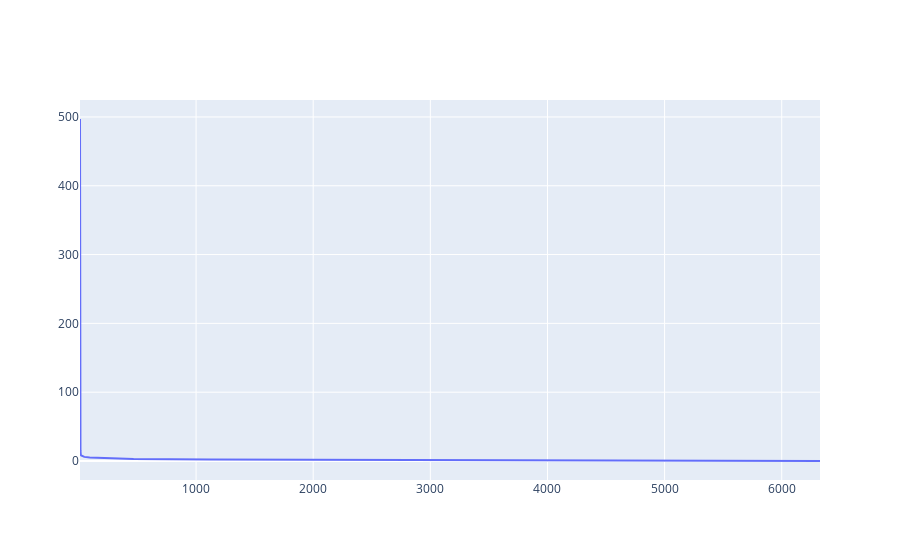

Notebook source saved alongside this figure:
### Code cell
a = np.random.randint(-10,10)
b = np.random.randint(-10,10)
step = 0.01
eps = 0.001

error = error_fun(y, line_func(x, a, b))
error_old = error + 1


history_gradient_err = [error]
history_grad_a = [a]
history_grad_b = [b]

while abs(error - error_old) > eps:
	a -= grad_a(x, y, history_grad_a[-1], history_grad_b[-1]) * step
	b -= grad_b(x, y, history_grad_a[-1], history_grad_b[-1]) * step
	error_old = error
	error = error_fun(y, line_func(x, a, b))
	history_gradient_err.append(error)
	history_grad_a.append(a)
	history_grad_b.append(b)

graf = make_subplots()
graf.add_trace(go.Scatter(x=history_gradient_err))
print('Оптимальные значения и значение ошибки')
print(a)
print(b)
print(error)
graf

### Figure 1 — Plotly figure (JSON) as saved in the notebook; plotly's stock layout.template omitted (floating-point values rounded to 4 significant figures; data arrays with more than 128 entries replaced by an {"elided": "..."} marker saying what was removed)
{"data": [{"type": "scatter", "x": {"elided": "498 float values"}}], "layout": {"xaxis": {"anchor": "y", "domain": [0, 1]}, "yaxis": {"anchor": "x", "domain": [0, 1]}}}
